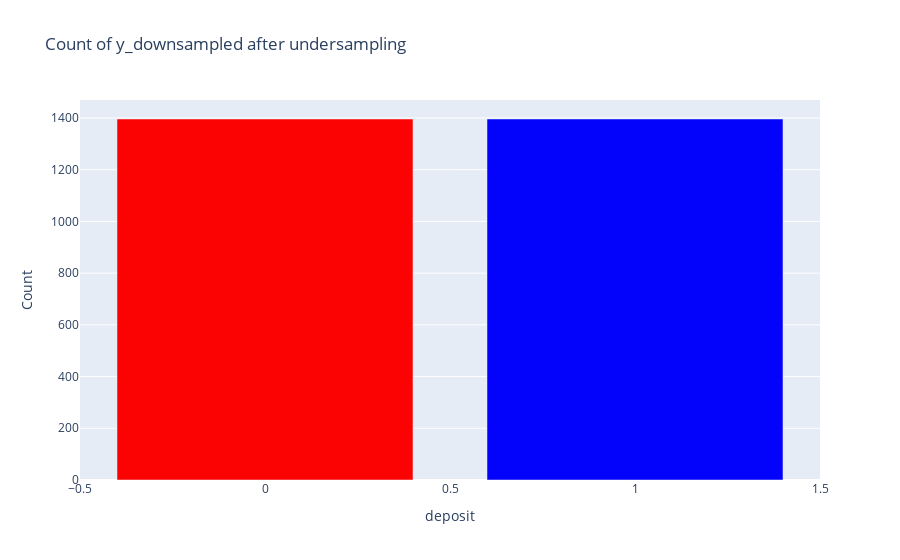

The notebook cell this image was saved under:
### Code cell
import plotly.graph_objects as go
unique, counts = np.unique(y_downsampled, return_counts=True)

colors = [ '#fc0303', '#0303fc']

fig = go.Figure([go.Bar(x=unique, y=counts, marker_color=colors)])
fig.update_layout(title='Count of y_downsampled after undersampling',
                  xaxis_title='deposit',
                  yaxis_title='Count')
fig.show()

### Figure 1 — Plotly figure (JSON) as saved in the notebook; plotly's stock layout.template omitted (floating-point values rounded to 4 significant figures)
{"data": [{"marker": {"color": ["#fc0303", "#0303fc"]}, "type": "bar", "x": [0, 1], "y": [1396, 1396]}], "layout": {"autosize": true, "title": {"text": "Count of y_downsampled after undersampling"}, "xaxis": {"autorange": true, "range": [-0.5, 1.5], "title": {"text": "deposit"}, "type": "linear"}, "yaxis": {"autorange": true, "range": [0, 1469.0], "title": {"text": "Count"}, "type": "linear"}}}
